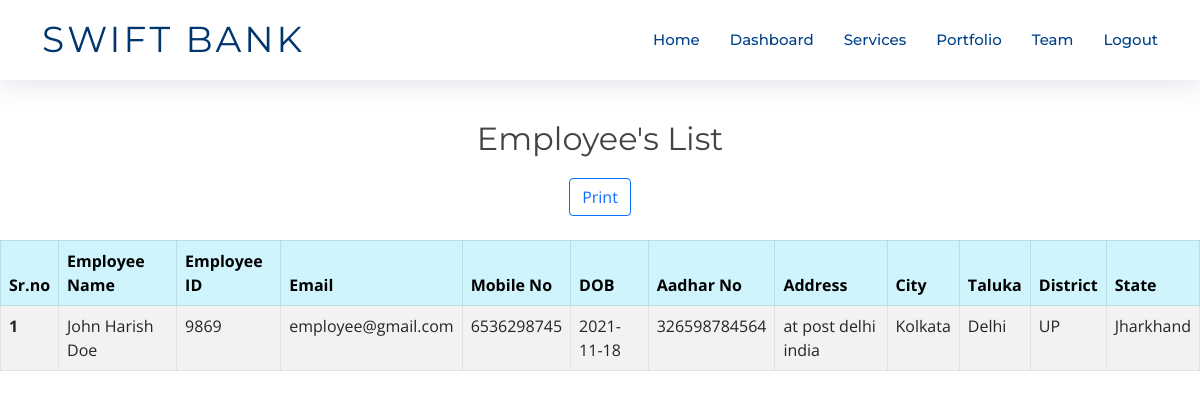
The app's page /manager/employee-list.php (signed in) with its own data.
### tables this page shows
CREATE TABLE `employeedata` (
  `ID` int(5) NOT NULL,
  `first_name` varchar(30) NOT NULL,
  `father_name` varchar(30) NOT NULL,
  `last_name` varchar(30) NOT NULL,
  `email_address` varchar(100) NOT NULL,
  `pass` varchar(255) NOT NULL,
  `mobile_no` varchar(20) NOT NULL,
  `aadhar_no` varchar(20) NOT NULL,
  `emp_id` varchar(10) NOT NULL,
  `dob` varchar(10) NOT NULL,
  `qualification` varchar(255) NOT NULL,
  `address` varchar(255) NOT NULL,
  `city` varchar(100) NOT NULL,
  `taluka` varchar(100) NOT NULL,
  `district` varchar(100) NOT NULL,
  `state` varchar(20) NOT NULL,
  `time` timestamp(6) NOT NULL DEFAULT current_timestamp(6) ON UPDATE current_timestamp(6)
);

### manager/employee-list.php (the view, shortened to what this page needs)
<!DOCTYPE html>
<html lang="en">
<head>
  <link href="../assets/vendor/aos/aos.css" rel="stylesheet">
  <link href="../assets/vendor/bootstrap/css/bootstrap.min.css" rel="stylesheet">
  <link href="../assets/vendor/bootstrap-icons/bootstrap-icons.css" rel="stylesheet">
  <link href="../assets/vendor/glightbox/css/glightbox.min.css" rel="stylesheet">
  <link href="../assets/vendor/swiper/swiper-bundle.min.css" rel="stylesheet">
  <link href="../assets/css/style.css" rel="stylesheet">
</head>
<body>
    <header id="header" class="fixed-top d-flex align-items-center">
      <div class="container d-flex justify-content-between">
        <div class="logo">
           <h1><a href="../index.php">SWIFT BANK</a></h1>
        </div>
        <nav id="navbar" class="navbar">
          <ul>
          <li><a class="nav-link scrollto " href="../index.php">Home</a></li>
            <li><a class="nav-link scrollto" href="manager-dashboard.php">Dashboard</a></li>
            <li><a class="nav-link scrollto" href="../index.php#services">Services</a></li>
            <li><a class="nav-link scrollto " href="../index.php#portfolio">Portfolio</a></li>
            <li><a class="nav-link scrollto" href="../index.php#team">Team</a></li>
            <li><a class="nav-link scrollto" href="../backend/logout.php">Logout</a></li>
          </ul>
        </nav>
      </div>
    </header>
    <div class="row " style="margin-top:10%;">
      <center><h2>Employee's List</h2></center>
      <div class="input-group justify-content-center">
        <button class="btn btn-outline-primary" type="button" onclick="printDiv('PrintData')" > Print</button>
      </div>
        <div class="col-sm-12" id="PrintData">
                <table class="table table-striped table-bordered">
                        <thead class="table-info">
                          <tr>
                            <th scope="col">Sr.no</th>
                            <th scope="col">Employee Name</th>
                            <th scope="col">Employee ID</th>
                            <th scope="col">Email</th>
                            <th scope="col">Mobile No</th>
                            <th scope="col">DOB</th>
                            <th scope="col">Aadhar No</th>
                            <th scope="col">Address</th>
                            <th scope="col">City</th>
                            <th scope="col">Taluka</th>
                            <th scope="col">District</th>
                            <th scope="col">State</th>
                          </tr>
                        </thead>
                        <tbody>
                <?php
                require("../backend/connection.php");
                $query = "SELECT * FROM employeedata";
                $result=mysqli_query($conn,$query);
                $i=1;
                while ($row = mysqli_fetch_assoc($result)) {
                    ?>
                      <tr>
                        <th scope="row"><?php echo $i++ ;  ?></th>
                        <td><?php echo "$row[first_name] $row[father_name] $row[last_name]" ?></td>
                        <td><?php echo "$row[emp_id]" ?></td>
                        <td><?php echo "$row[email_address]" ?></td>
                        <td><?php echo "$row[mobile_no]" ?></td>
                        <td><?php echo "$row[dob]" ?></td>
                        <td><?php echo "$row[aadhar_no]" ?></td>
                        <td><?php echo "$row[address]" ?></td>
                        <td><?php echo "$row[city]" ?></td>
                        <td><?php echo "$row[taluka]" ?></td>
                        <td><?php echo "$row[district]" ?></td>
                        <td><?php echo "$row[state]" ?></td>
                      </tr><br>
                  <?php
                }
                ?>
                </tbody>
                  </table>
        </div>
    </div>
</body>
</html>

### assets/css/style.css (style rules this page uses)
body { background: #fff; color: #444; font-family: "Open Sans", sans-serif; }
a { color: #007bff; text-decoration: none; transition: 0.5s; }
h1, h2, h3, h4, h5, h6 { font-family: "Montserrat", sans-serif; font-weight: 400; margin: 0 0 20px 0; padding: 0; }
#header { height: 80px; z-index: 997; transition: all 0.5s; background: #fff; box-shadow: 0px 0px 30px rgba(127, 137, 161, 0.3); }
#header .logo h1 { font-size: 36px; margin: 0; padding: 0; font-weight: 400; letter-spacing: 3px; text-transform: uppercase; }
#header .logo h1 a, #header .logo h1 a:hover { color: #00366f; text-decoration: none; }
.navbar { padding: 0; }
.navbar ul { margin: 0; padding: 0; display: flex; list-style: none; align-items: center; }
.navbar li { position: relative; }
.navbar a { display: flex; align-items: center; justify-content: space-between; padding: 10px 0 10px 30px; font-family: "Montserrat", sans-serif; font-size: 15px; color: #004289; font-weight: 500; white-space: nowrap; transition: 0.3s; }

### records on screen
employeedata: first_name "John", father_name "Harish", last_name "Doe", emp "9869", email_address "employee@gmail.com", mobile_no "6536298745", dob "2021-11-18", aadhar_no "326598784564", address "at post delhi india", city "Kolkata", taluka "Delhi", district "UP", state "Jharkhand"
